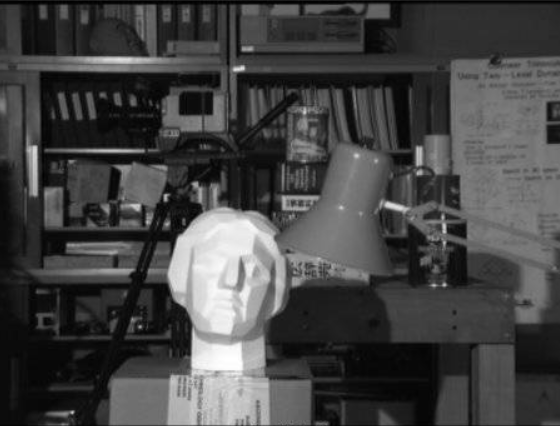
#> input picture hist.png, 560 x 426 px
$ python x_histogram_equalization.py
#> lines starting #> are read from the running program, lines starting #| are printed output that depends on the picture
#!/usr/bin/env python3
# -*- coding: utf-8 -*-

# __author__=u"Frank Jing"


import cv2
import numpy as np
from matplotlib import pyplot as plt

img = cv2.imread('hist.png',0)
#> img is the input picture: shape (426, 560); min 0, max 255, mean 68.2
# img += 100
hist,bins = np.histogram(img.flatten(),256,[0,256])
#> hist = 256 values, max 4509 at index 11, min 42 at index 255, mean 931.9; bins = 257 values from 0 to 256

cdf = hist.cumsum()
#> cdf = 256 values from 64 to 238560
cdf_normalized = cdf * hist.max()/ cdf.max()
#> cdf_normalized = 256 values from 1.21 to 4509

plt.plot(cdf_normalized, color = 'b')
plt.hist(img.flatten(),256,[0,256], color = 'r')
plt.xlim([0,256])
plt.legend(('cdf','histogram'), loc = 'upper left')
plt.show()
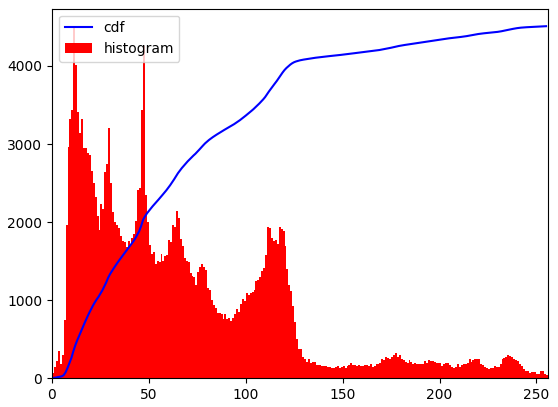
#> figure drawn by matplotlib, 1 panel; tallest bar 4509 high, from x = 11 to 12; curve peaks at x = 255, y = 4509

cdf_m = np.ma.masked_equal(cdf, 0)
cdf_m2 = (cdf_m - cdf_m.min()) * 255 / (cdf_m.max() - cdf_m.min())
cdf2 = np.ma.filled(cdf_m2, 0).astype('uint8')
#> cdf2 = 256 values from 0 to 255

img2 = cdf2[img]
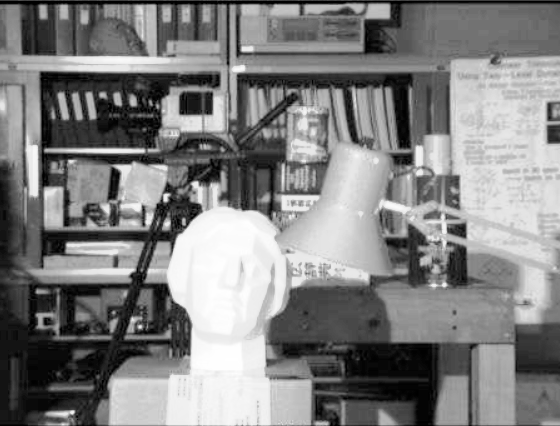
#> img2: shape (426, 560); min 0, max 255, mean 128

# _________________________________________________________
hist,bins = np.histogram(img2.flatten(),256,[0,256])
#> hist = 256 values, max 4509 at index 19, min 0 at index 3, mean 931.9

cdf = hist.cumsum()
#> cdf = 256 values from 970 to 238560
cdf_normalized = cdf * hist.max()/ cdf.max()
#> cdf_normalized = 256 values from 18.33 to 4509

plt.plot(cdf_normalized, color = 'b')
plt.hist(img2.flatten(),256,[0,256], color = 'r')
plt.xlim([0,256])
plt.legend(('cdf','histogram'), loc = 'upper left')
plt.show()
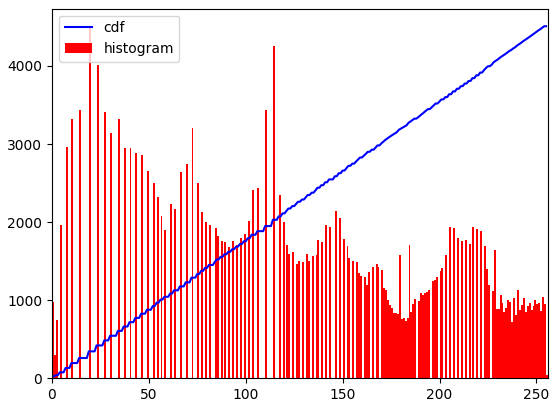
#> figure drawn by matplotlib, 1 panel; tallest bar 4509 high, from x = 19 to 20; curve peaks at x = 255, y = 4509
